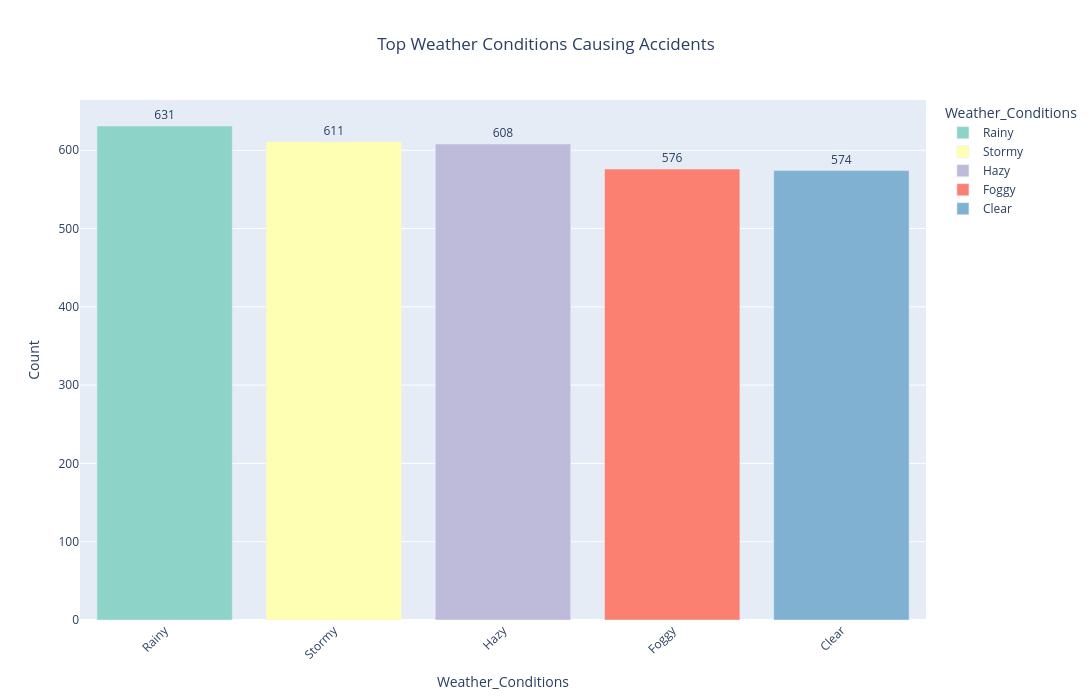

Notebook cell for this chart:
### Code cell
df.columns = df.columns.str.strip().str.replace(" ", "_")
if 'Weather_Conditions' in df:
    d = df['Weather_Conditions'].fillna("Unknown").value_counts().head(10).reset_index()
    d.columns = ['Weather_Conditions','Count']
    fig = px.bar(d, x='Weather_Conditions', y='Count', color='Weather_Conditions',
                 text='Count', color_discrete_sequence=px.colors.qualitative.Set3,
                 title="Top Weather Conditions Causing Accidents", width=1200, height=700)
    fig.update_layout(xaxis_tickangle=-45, title_x=0.5)
    fig.update_traces(textposition='outside')
    fig.show()

### Figure 1 — Plotly figure (JSON) as saved in the notebook; plotly's stock layout.template omitted (floating-point values rounded to 4 significant figures)
{"data": [{"hovertemplate": "Weather_Conditions=%{x}<br>Count=%{text}<extra></extra>", "legendgroup": "Rainy", "marker": {"color": "rgb(141,211,199)", "pattern": {"shape": ""}}, "name": "Rainy", "orientation": "v", "showlegend": true, "text": [631.0], "textposition": "outside", "type": "bar", "x": ["Rainy"], "xaxis": "x", "y": [631], "yaxis": "y"}, {"hovertemplate": "Weather_Conditions=%{x}<br>Count=%{text}<extra></extra>", "legendgroup": "Stormy", "marker": {"color": "rgb(255,255,179)", "pattern": {"shape": ""}}, "name": "Stormy", "orientation": "v", "showlegend": true, "text": [611.0], "textposition": "outside", "type": "bar", "x": ["Stormy"], "xaxis": "x", "y": [611], "yaxis": "y"}, {"hovertemplate": "Weather_Conditions=%{x}<br>Count=%{text}<extra></extra>", "legendgroup": "Hazy", "marker": {"color": "rgb(190,186,218)", "pattern": {"shape": ""}}, "name": "Hazy", "orientation": "v", "showlegend": true, "text": [608.0], "textposition": "outside", "type": "bar", "x": ["Hazy"], "xaxis": "x", "y": [608], "yaxis": "y"}, {"hovertemplate": "Weather_Conditions=%{x}<br>Count=%{text}<extra></extra>", "legendgroup": "Foggy", "marker": {"color": "rgb(251,128,114)", "pattern": {"shape": ""}}, "name": "Foggy", "orientation": "v", "showlegend": true, "text": [576.0], "textposition": "outside", "type": "bar", "x": ["Foggy"], "xaxis": "x", "y": [576], "yaxis": "y"}, {"hovertemplate": "Weather_Conditions=%{x}<br>Count=%{text}<extra></extra>", "legendgroup": "Clear", "marker": {"color": "rgb(128,177,211)", "pattern": {"shape": ""}}, "name": "Clear", "orientation": "v", "showlegend": true, "text": [574.0], "textposition": "outside", "type": "bar", "x": ["Clear"], "xaxis": "x", "y": [574], "yaxis": "y"}], "layout": {"barmode": "relative", "height": 700, "legend": {"title": {"text": "Weather_Conditions"}, "tracegroupgap": 0}, "title": {"text": "Top Weather Conditions Causing Accidents", "x": 0.5}, "width": 1200, "xaxis": {"anchor": "y", "categoryarray": ["Rainy", "Stormy", "Hazy", "Foggy", "Clear"], "categoryorder": "array", "domain": [0, 1], "tickangle": -45, "title": {"text": "Weather_Conditions"}}, "yaxis": {"anchor": "x", "domain": [0, 1], "title": {"text": "Count"}}}}
